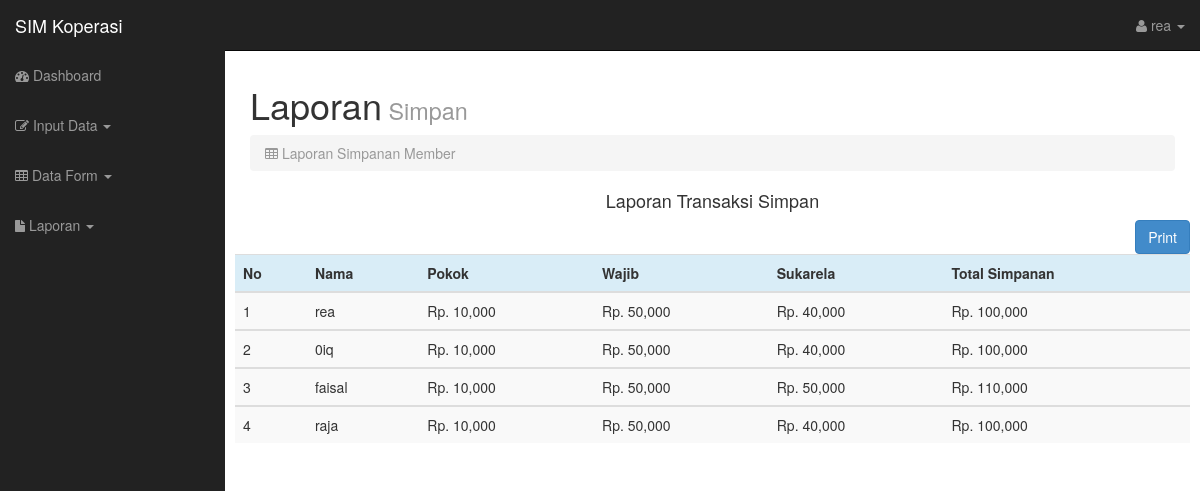
Page /indexadmin.php?page=laporansimpanan (signed in) on the committed database.
### tables this page shows
CREATE TABLE `anggota` (
  `id` int(11) NOT NULL,
  `username` varchar(255) NOT NULL,
  `nama` varchar(255) NOT NULL,
  `nik` bigint(16) NOT NULL,
  `tgl_lahir` date NOT NULL,
  `jenis_kelamin` varchar(9) NOT NULL,
  `pekerjaan` varchar(16) NOT NULL,
  `alamat` text NOT NULL,
  `email` text NOT NULL,
  `no_hp` char(20) NOT NULL,
  `entry` varchar(50) NOT NULL,
  `waktu` date NOT NULL
);

### laporansimpanan.php (the view, shortened to what this page needs)
<html>
<body>
    <div class="col-lg-12">
        <h1>Laporan<small> Simpan</small></h1>
        <ol class="breadcrumb">
            <li class="active"><i class="fa fa-table"></i> Laporan Simpanan Member</li>
        </ol>
    </div>
    <div class="col-12 mt-3">
        <h4 class="text-center mb-3">Laporan Transaksi Simpan </h4>
        <table id="beltable" class="table table-striped   table-hover  ">
        <span style="float:right;"> <button class="btn btn-primary"onclick="window.print()">Print </button> </span>
                <tr class="info">
                    <th>No</th>
                    <th>Nama</th>
                    <th>Pokok</th>
                    <th>Wajib</th>
                    <th>Sukarela</th>
                    <th>Total Simpanan</th>
                </tr>
            <?php
      include("config.php");
      $no=1;
      $kueri = mysqli_query($conn, "SELECT * FROM anggota");
      while($data=mysqli_fetch_array($kueri)){
        $username = $data['username'];
      ?>
            <tbody>
                <tr>
                    <td><?php echo $no ?></td>
                    <td><?php echo $data['username'] ?></td>
                    <?php  $pokok=mysqli_fetch_array(mysqli_query($conn, "SELECT SUM(jlh_simpan) as pokok from simpanan WHERE username = '$username' and jenis_simpan='pokok' "))  ?>
                    <td> Rp. <?php echo number_format($pokok['pokok']);?> </td>
                    <?php  $wajib=mysqli_fetch_array(mysqli_query($conn, "SELECT SUM(jlh_simpan) as wajib from simpanan WHERE username = '$username' and jenis_simpan='wajib' ")) ?>
                    <td> Rp. <?php  echo number_format($wajib['wajib']); ?></td>
                    <?php  $sukarela=mysqli_fetch_array(mysqli_query($conn, "SELECT SUM(jlh_simpan) as sukarela from simpanan WHERE username = '$username' and jenis_simpan='sukarela' ")) ?>
                    <td>Rp. <?php echo number_format($sukarela['sukarela']) ?></td>
                    <?php $tot = $pokok['pokok'] + $wajib['wajib'] + $sukarela['sukarela'] ?>
                    <td>Rp. <?php echo number_format($tot) ?></td>
                    <?php
      $no++;}
      ?>
                </tr>
            </tbody>
        </table>
        </body>
        </html>

### css/sb-admin.css (style rules this page uses)
body { margin-top: 50px; }

### rows in the picture
anggota: username "rea", pokok "10,000", wajib "50,000", sukarela "40,000", tot "100,000"
anggota: username "0iq", pokok "10,000", wajib "50,000", sukarela "40,000", tot "100,000"
anggota: username "faisal", pokok "10,000", wajib "50,000", sukarela "50,000", tot "110,000"
anggota: username "raja", pokok "10,000", wajib "50,000", sukarela "40,000", tot "100,000"

### other values in the picture
$_SESSION['username'] "rea"
